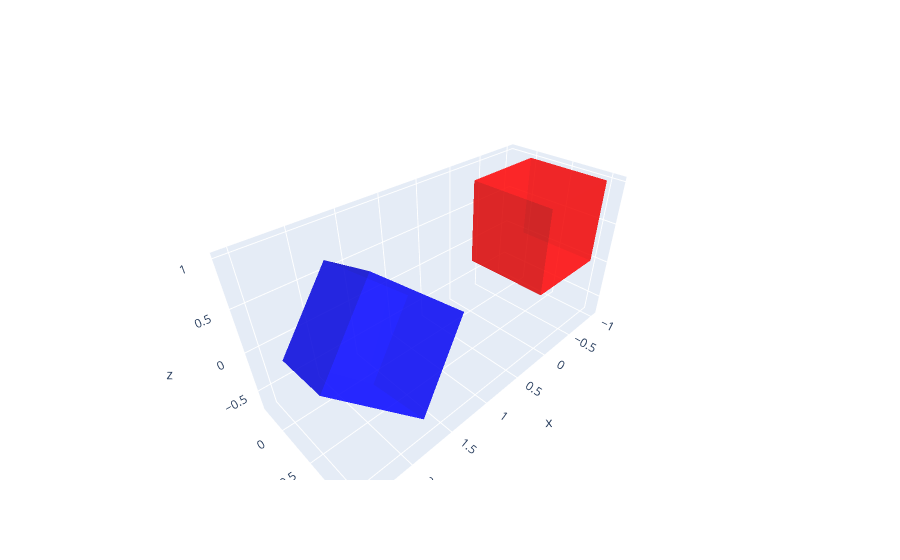

Here is the notebook cell this chart was saved with:
### Code cell
B = L_rotation_xyz(A,np.array([np.pi/6,np.pi/4,np.pi/12]))
plot_cube([X-1,B[0]+1],[Y,B[1]],[Z,B[2]],color=['red','blue'])

### Figure 1 — Plotly figure (JSON) as saved in the notebook; plotly's stock layout.template omitted (floating-point values rounded to 4 significant figures)
{"data": [{"color": "red", "flatshading": true, "i": [0, 3, 0, 5, 0, 6, 4, 7, 2, 7, 1, 7], "j": [1, 1, 1, 1, 2, 2, 5, 5, 3, 3, 3, 3], "k": [2, 2, 4, 4, 4, 4, 6, 6, 6, 6, 5, 5], "opacity": 0.6, "type": "mesh3d", "x": [-1, -1, -1, -1, 0, 0, 0, 0], "y": [0, 0, 1, 1, 0, 0, 1, 1], "z": [0, 1, 0, 1, 0, 1, 0, 1]}, {"color": "blue", "flatshading": true, "i": [0, 3, 0, 5, 0, 6, 4, 7, 2, 7, 1, 7], "j": [1, 1, 1, 1, 2, 2, 5, 5, 3, 3, 3, 3], "k": [2, 2, 4, 4, 4, 4, 6, 6, 6, 6, 5, 5], "opacity": 0.6, "type": "mesh3d", "x": [1.0, 1.721, 1.117, 1.838, 1.683, 2.404, 1.8, 2.521], "y": [0.0, -0.3245, 0.928, 0.6036, 0.183, -0.1415, 1.111, 0.7866], "z": [0.0, 0.6124, 0.3536, 0.9659, -0.7071, -0.09473, -0.3536, 0.2588]}], "layout": {}}
